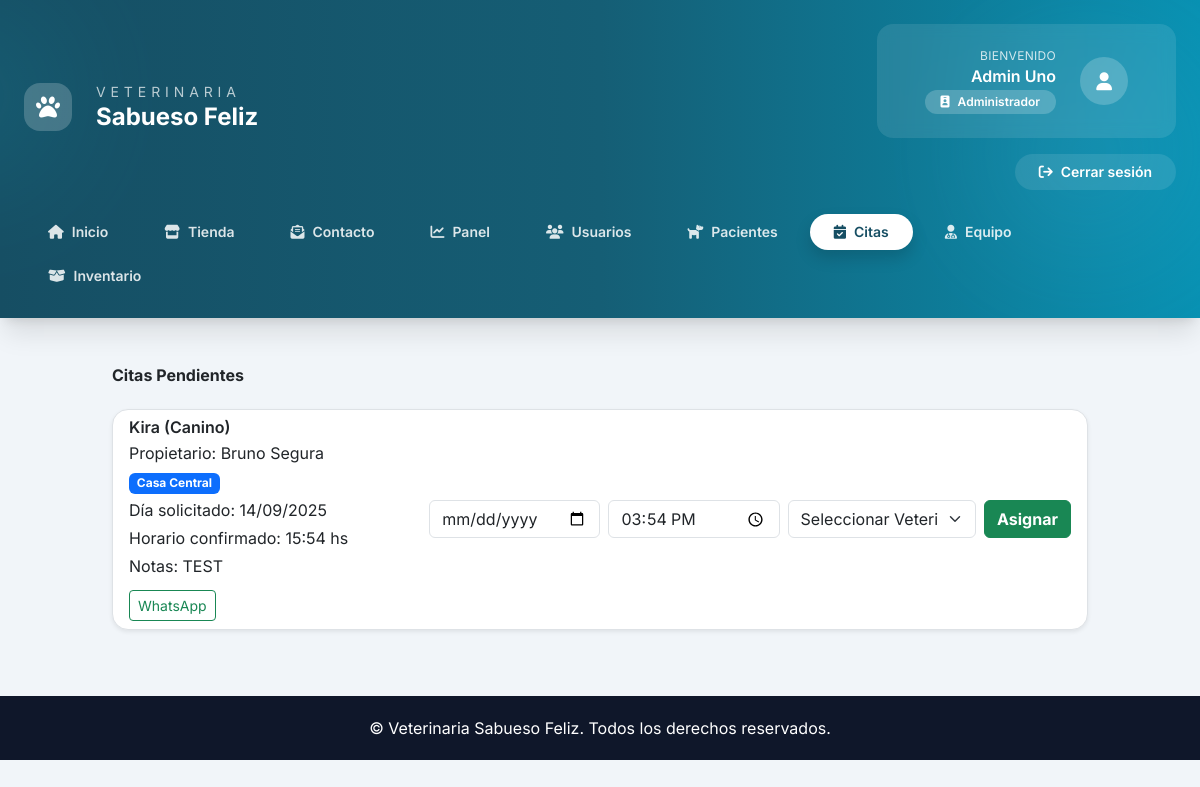
The app's page /administrador/citas/pendientes/ (signed in) with its own data.
### Core/models.py (models this page shows, shortened)
class User(AbstractUser):
    ROLES = (
        ("ADMIN", "Administrador"),
        ("VET", "Veterinario"),
        ("ADMIN_OP", "Administrativo"),
        ("OWNER", "Propietario"),
    )
    rol = models.CharField(max_length=20, choices=ROLES)
    telefono = models.CharField(max_length=20, blank=True)
    direccion = models.CharField(max_length=200, blank=True)
    activo = models.BooleanField(default=True)
    avatar = models.ImageField(upload_to="avatars/", blank=True, null=True)
    especialidad = models.CharField(max_length=100, blank=True)  # para veterinarios
    sucursal = models.ForeignKey(
        Sucursal,
        on_delete=models.SET_NULL,
        null=True,
        blank=True,
        related_name="usuarios",
    )

class Cita(models.Model):
    ESTADOS = (
        ("pendiente", "Pendiente"),
        ("programada", "Programada"),
        ("atendida", "Atendida"),
        ("cancelada", "Cancelada"),
    )
    TIPOS = (
        ("consulta", "Consulta"),
        ("vacunacion", "Vacunación"),
        ("cirugia", "Cirugía"),
    )
    paciente = models.ForeignKey(Paciente, on_delete=models.CASCADE)
    veterinario = models.ForeignKey(
        User,
        limit_choices_to={"rol": "VET"},
        on_delete=models.SET_NULL,
        null=True,
        blank=True,
    )
    sucursal = models.ForeignKey(
        Sucursal,
        on_delete=models.PROTECT,
        related_name="citas",
    )
    fecha_solicitada = models.DateField(default=timezone.now)
    fecha_hora = models.DateTimeField(blank=True, null=True)
    duracion = models.IntegerField(default=30)  # duración en minutos
    tipo = models.CharField(max_length=50, choices=TIPOS, default="consulta")
    estado = models.CharField(max_length=20, choices=ESTADOS, default="pendiente")
    notas = models.TextField(blank=True)
    farmacos_utilizados = models.ManyToManyField(
        "Farmaco",
        blank=True,
        related_name="citas_utilizadas",
        through="CitaFarmaco",
        through_fields=("cita", "farmaco"),
        help_text="Medicamentos del inventario utilizados durante la atención.",
    )
    def telefono_contacto(self) -> str:
        propietario = self.paciente.propietario
        telefono = propietario.telefono or propietario.user.telefono or ""
        telefono = telefono.strip()
        if not telefono:
            return ""
        return "".join(ch for ch in telefono if ch.isdigit())
    def mensaje_whatsapp(self) -> str:
        propietario = self.paciente.propietario.user
        nombre = propietario.get_full_name() or propietario.username
        fecha = self.fecha_solicitada.strftime("%d/%m/%Y")
        return (
            f"Hola {nombre}, te saludamos de Sabueso Feliz. "
            f"¿Podemos coordinar el horario para la cita de {self.paciente.nombre} del {fecha}?"
        )

class Paciente(models.Model):
    nombre = models.CharField(max_length=100)
    especie = models.CharField(max_length=50)
    raza = models.CharField(max_length=50, blank=True)
    sexo = models.CharField(max_length=10)
    fecha_nacimiento = models.DateField()
    propietario = models.ForeignKey(Propietario, on_delete=models.CASCADE)
    vacunas = models.TextField(blank=True)
    alergias = models.TextField(blank=True)
    foto = models.ImageField(upload_to="pacientes/", blank=True, null=True)

class Propietario(models.Model):
    user = models.OneToOneField(User, on_delete=models.CASCADE)
    telefono = models.CharField(max_length=20, blank=True)
    direccion = models.CharField(max_length=200, blank=True)
    ciudad = models.CharField(max_length=100, blank=True)
    notas = models.TextField(blank=True)

class Sucursal(models.Model):
    nombre = models.CharField(max_length=150, unique=True)
    direccion = models.CharField(max_length=255)
    ciudad = models.CharField(max_length=120, blank=True)
    telefono = models.CharField(max_length=30, blank=True)
    imagen = models.ImageField(upload_to="sucursales/", blank=True, null=True)
    class Meta:
        ordering = ["nombre"]

### Core/views.py (the view, shortened to what this page needs)
# urls.py: path('administrador/citas/pendientes/', views.asignar_veterinario_citas, name='asignar_veterinario_citas'),
@login_required
def asignar_veterinario_citas(request):
    if request.user.rol not in {"ADMIN", "ADMIN_OP"}:
        messages.error(request, "No tienes permiso para gestionar estas citas.")
        return redirect("dashboard")
    if not request.user.is_superuser and not getattr(request.user, "sucursal_id", None):
        messages.warning(
            request,
            "Asigna una sucursal a tu perfil para coordinar turnos pendientes.",
        )
    veterinarios_queryset = _filtrar_por_sucursal(
        _veterinarios_activos().select_related("sucursal"),
        request.user,
    )
    veterinarios_por_sucursal = defaultdict(list)
    for veterinario in veterinarios_queryset:
        veterinarios_por_sucursal[veterinario.sucursal_id].append(veterinario)
    citas_pendientes = list(
        _filtrar_por_sucursal(
            Cita.objects.select_related(
                "paciente",
                "paciente__propietario__user",
                "sucursal",
            )
            .filter(estado="pendiente")
            .order_by("fecha_solicitada", "fecha_hora"),
            request.user,
        )
    )
    for cita in citas_pendientes:
        cita.veterinarios_disponibles = veterinarios_por_sucursal.get(
            cita.sucursal_id, []
        )
    return render(
        request,
        "core/asignar_veterinario_citas.html",
        {
            "citas_pendientes": citas_pendientes,
        },
    )

### Core/views.py (called while the page is built, shortened)
def _filtrar_por_sucursal(queryset, user, field_name="sucursal"):
    if getattr(user, "is_superuser", False):
        return queryset

def _veterinarios_activos(sucursal=None):
    queryset = User.objects.filter(rol="VET", activo=True, is_active=True)
    if sucursal is not None:
        queryset = queryset.filter(sucursal=sucursal)
    return queryset.order_by("first_name", "last_name", "username")

### Core/templates/core/asignar_veterinario_citas.html (shortened to what this page needs)
{% extends "core/base.html" %}
{% block content %}
<div class="container mt-5 max-w-6xl">
    <h2 class="mb-4 fw-bold text-dark">Citas Pendientes</h2>
    {% if citas_pendientes %}
        <div class="list-group">
            {% for cita in citas_pendientes %}
            <div class="list-group-item mb-3 shadow-sm rounded-4">
                <div class="d-flex flex-column flex-lg-row justify-content-between gap-3">
                    <div class="flex-grow-1">
                        <h5 class="fw-semibold mb-1">{{ cita.paciente.nombre }} ({{ cita.paciente.especie }})</h5>
                        <p class="mb-1">Propietario: {{ cita.paciente.propietario.user.get_full_name }}</p>
                        <p class="mb-1"><span class="badge text-bg-primary">{{ cita.sucursal.nombre }}</span></p>
                        <p class="mb-1">Día solicitado: {{ cita.fecha_solicitada|date:"d/m/Y" }}</p>
                        <p class="mb-1">Horario confirmado: {% if cita.fecha_hora %}{{ cita.fecha_hora|date:"H:i" }} hs{% else %}<span class="badge text-bg-warning">Sin confirmar</span>{% endif %}</p>
                        <p class="mb-1">Notas: {{ cita.notas|default:"-" }}</p>
                        {% with telefono=cita.telefono_contacto %}
                            {% if telefono %}
                                <a href="https://wa.me/{{ telefono }}?text={{ cita.mensaje_whatsapp|urlencode }}" target="_blank" class="btn btn-outline-success btn-sm mt-2">WhatsApp</a>
                            {% endif %}
                        {% endwith %}
                    </div>
                    <form method="POST" class="d-flex flex-column flex-md-row gap-2 align-items-md-center">
                        <div class="d-flex flex-column flex-md-row gap-2">
                            <input type="date" name="fecha" class="form-control" value="{{ cita.fecha_hora|date:'Y-m-d'|default:cita.fecha_solicitada|date:'Y-m-d' }}" required>
                            <input type="time" name="hora" class="form-control" value="{{ cita.fecha_hora|date:'H:i' }}" required>
                            <select name="veterinario" class="form-select" {% if not cita.veterinarios_disponibles %}disabled{% else %}required{% endif %}>
                                {% if cita.veterinarios_disponibles %}
                                    <option value="" disabled selected>Seleccionar Veterinario</option>
                                {% else %}
                                    <option value="" selected>Sin profesionales disponibles en esta sucursal</option>
                                {% endif %}
                            </select>
                        </div>
                        <button type="submit" class="btn btn-success fw-bold mt-2 mt-md-0" {% if not cita.veterinarios_disponibles %}disabled{% endif %}>Asignar</button>
                    </form>
                </div>
            </div>
            {% endfor %}
        </div>
    {% else %}
        <div class="alert alert-info text-center">
            No hay citas pendientes para asignar.
        </div>
    {% endif %}
</div>
{% endblock %}

### Core/templates/core/partials/header.html (shortened to what this page needs)
{% with current=request.resolver_match.url_name %}
<header class="relative overflow-hidden bg-gradient-to-r from-cyan-900 via-cyan-800 to-cyan-600 text-white shadow-xl">
    <div class="pointer-events-none absolute inset-0 opacity-20">
        <div class="absolute -left-32 top-0 h-48 w-48 rounded-full bg-cyan-400/60 blur-3xl"></div>
        <div class="absolute right-0 top-10 h-56 w-56 rounded-full bg-sky-300/50 blur-3xl"></div>
    </div>
    <div class="relative z-10 max-w-7xl mx-auto px-4 sm:px-6 lg:px-8 py-6">
        <div class="flex flex-col gap-6">
            <div class="flex flex-col gap-4 lg:flex-row lg:items-center lg:justify-between">
                <div class="flex items-center gap-4">
                    <div class="flex h-12 w-12 items-center justify-center rounded-2xl bg-white/20">
                        <i class="fas fa-paw text-2xl"></i>
                    </div>
                    <div>
                        <p class="text-sm uppercase tracking-[0.35em] text-white/70">Veterinaria</p>
                        <a href="{% url 'landing' %}" class="text-2xl font-bold leading-tight text-white hover:text-cyan-100">
                            Sabueso Feliz
                        </a>
                    </div>
                </div>
                {% if request.user.is_authenticated %}
                    <div class="flex flex-col gap-3 text-white lg:items-end">
                        <div class="flex items-center gap-4 rounded-2xl bg-white/10 px-5 py-4 backdrop-blur">
                            <div class="text-right">
                                <p class="text-xs uppercase tracking-wide text-white/80">Bienvenido</p>
                                <p class="font-semibold">{{ request.user.get_full_name|default:request.user.username }}</p>
                                <span class="inline-flex items-center gap-2 rounded-full bg-white/20 px-3 py-1 text-xs font-semibold">
                                    <i class="fas fa-id-badge"></i>
                                    {{ request.user.get_rol_display }}
                                </span>
                            </div>
                            <div class="flex h-12 w-12 items-center justify-center rounded-full bg-white/20">
                                <i class="fas fa-user text-lg"></i>
                            </div>
                        </div>
                        <div class="flex flex-wrap items-center justify-end gap-2">
                            <a href="{% url 'logout' %}"
                               class="inline-flex items-center gap-2 rounded-full bg-white/10 px-4 py-2 text-sm font-semibold transition hover:bg-white/20">
                                <i class="fas fa-arrow-right-from-bracket"></i>
                                Cerrar sesión
                            </a>
                        </div>
                    </div>
                {% endif %}
            </div>
            <nav class="flex flex-wrap items-center gap-2">
                <a href="{% url 'landing' %}"
                   class="rounded-full px-4 py-2 text-sm font-semibold transition-colors {% if current == 'landing' %}bg-white text-cyan-900 shadow{% else %}text-white/85 hover:bg-white/10{% endif %}">
                    <i class="fas fa-home mr-2"></i>Inicio
                </a>
                <a href="{% url 'tienda' %}"
                   class="rounded-full px-4 py-2 text-sm font-semibold transition-colors {% if current == 'tienda' or current == 'detalle_producto' %}bg-white text-cyan-900 shadow{% else %}text-white/85 hover:bg-white/10{% endif %}">
                    <i class="fas fa-store mr-2"></i>Tienda
                </a>
                <a href="{% url 'contacto' %}"
                   class="rounded-full px-4 py-2 text-sm font-semibold transition-colors {% if current == 'contacto' %}bg-white text-cyan-900 shadow{% else %}text-white/85 hover:bg-white/10{% endif %}">
                    <i class="fas fa-envelope-open-text mr-2"></i>Contacto
                </a>
                {% if request.user.is_authenticated %}
                    <a href="{% url 'dashboard' %}"
                       class="rounded-full px-4 py-2 text-sm font-semibold transition-colors {% if current == 'dashboard' %}bg-white text-cyan-900 shadow{% else %}text-white/85 hover:bg-white/10{% endif %}">
                        <i class="fas fa-chart-line mr-2"></i>Panel
                    </a>
                    {% if request.user.rol == "ADMIN" or request.user.rol == "ADMIN_OP" %}
                        <a href="{% url 'listar_usuarios' %}"
                           class="rounded-full px-4 py-2 text-sm font-semibold transition-colors {% if current == 'listar_usuarios' %}bg-white text-cyan-900 shadow{% else %}text-white/85 hover:bg-white/10{% endif %}">
                            <i class="fas fa-users mr-2"></i>Usuarios
                        </a>
                        <a href="{% url 'listar_pacientes' %}"
                           class="rounded-full px-4 py-2 text-sm font-semibold transition-colors {% if current == 'listar_pacientes' %}bg-white text-cyan-900 shadow{% else %}text-white/85 hover:bg-white/10{% endif %}">
                            <i class="fas fa-dog mr-2"></i>Pacientes
                        </a>
                        <a href="{% url 'listar_citas_admin' %}"
                           class="rounded-full px-4 py-2 text-sm font-semibold transition-colors {% if current == 'listar_citas_admin' or current == 'asignar_veterinario_citas' %}bg-white text-cyan-900 shadow{% else %}text-white/85 hover:bg-white/10{% endif %}">
                            <i class="fas fa-calendar-check mr-2"></i>Citas
                        </a>
                    {% endif %}
                    {% if request.user.rol == "ADMIN" %}
                        <a href="{% url 'dashboard_veterinarios' %}"
                           class="rounded-full px-4 py-2 text-sm font-semibold transition-colors {% if current == 'dashboard_veterinarios' %}bg-white text-cyan-900 shadow{% else %}text-white/85 hover:bg-white/10{% endif %}">
                            <i class="fas fa-user-md mr-2"></i>Equipo
                        </a>
                        <a href="{% url 'admin_productos_list' %}"
                           class="rounded-full px-4 py-2 text-sm font-semibold transition-colors {% if current == 'admin_productos_list' %}bg-white text-cyan-900 shadow{% else %}text-white/85 hover:bg-white/10{% endif %}">
                            <i class="fas fa-box-open mr-2"></i>Inventario
                        </a>
                    {% elif request.user.rol == "ADMIN_OP" %}
                        <a href="{% url 'dashboard_veterinarios' %}"
                           class="rounded-full px-4 py-2 text-sm font-semibold transition-colors {% if current == 'dashboard_veterinarios' %}bg-white text-cyan-900 shadow{% else %}text-white/85 hover:bg-white/10{% endif %}">
                            <i class="fas fa-user-md mr-2"></i>Equipo
                        </a>
                    {% endif %}
                {% endif %}
            </nav>
        </div>
    </div>
</header>
{% endwith %}

### Core/templates/core/base.html (style rules this page uses)
body { font-family: 'Inter', sans-serif; background-color: #f5f7fa; }

### records on screen
User: user.get_full_name "Admin Uno", user.rol "Administrador"
Cita: paciente.nombre "Kira", paciente.especie "Canino", paciente.propietario.user.get_full_name "Bruno Segura", sucursal.nombre "Casa Central", fecha_solicitada "14/09/2025", fecha_hora "15:54", notas "TEST", hora "15:54"
